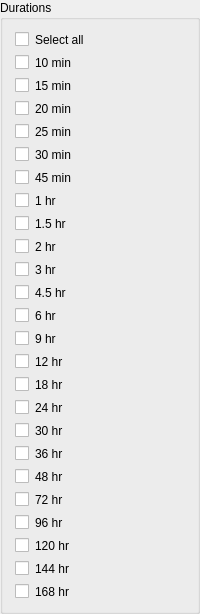
             <widget class="QGroupBox" name="duration_selection_block">
              <property name="title">
               <string>Durations</string>
              </property>
              <layout class="QVBoxLayout" name="verticalLayout_32">
               <item>
                <widget class="QCheckBox" name="dur_checkbox_select_all">
                 <property name="styleSheet">
                  <string notr="true">QCheckBox {
    padding: 1px;
}</string>
                 </property>
                 <property name="text">
                  <string>Select all</string>
                 </property>
                </widget>
               </item>
               <item>
                <widget class="QCheckBox" name="dur_checkbox_10min">
                 <property name="styleSheet">
                  <string notr="true">QCheckBox {
    padding: 1px;
}</string>
                 </property>
                 <property name="text">
                  <string>10 min</string>
                 </property>
                </widget>
               </item>
               <item>
                <widget class="QCheckBox" name="dur_checkbox_15min">
                 <property name="styleSheet">
                  <string notr="true">QCheckBox {
    padding: 1px;
}</string>
                 </property>
                 <property name="text">
                  <string>15 min</string>
                 </property>
                </widget>
               </item>
               <item>
                <widget class="QCheckBox" name="dur_checkbox_20min">
                 <property name="styleSheet">
                  <string notr="true">QCheckBox {
    padding: 1px;
}</string>
                 </property>
                 <property name="text">
                  <string>20 min</string>
                 </property>
                </widget>
               </item>
               <item>
                <widget class="QCheckBox" name="dur_checkbox_25min">
                 <property name="styleSheet">
                  <string notr="true">QCheckBox {
    padding: 1px;
}</string>
                 </property>
                 <property name="text">
                  <string>25 min</string>
                 </property>
                </widget>
               </item>
               <item>
                <widget class="QCheckBox" name="dur_checkbox_30min">
                 <property name="styleSheet">
                  <string notr="true">QCheckBox {
    padding: 1px;
}</string>
                 </property>
                 <property name="text">
                  <string>30 min</string>
                 </property>
                </widget>
               </item>
               <item>
                <widget class="QCheckBox" name="dur_checkbox_45min">
                 <property name="styleSheet">
                  <string notr="true">QCheckBox {
    padding: 1px;
}</string>
                 </property>
                 <property name="text">
                  <string>45 min</string>
                 </property>
                </widget>
               </item>
               <item>
                <widget class="QCheckBox" name="dur_checkbox_1hr">
                 <property name="styleSheet">
                  <string notr="true">QCheckBox {
    padding: 1px;
}</string>
                 </property>
                 <property name="text">
                  <string>1 hr</string>
                 </property>
                </widget>
               </item>
               <item>
                <widget class="QCheckBox" name="dur_checkbox_1_5hr">
                 <property name="styleSheet">
                  <string notr="true">QCheckBox {
    padding: 1px;
}</string>
                 </property>
                 <property name="text">
                  <string>1.5 hr</string>
                 </property>
                </widget>
               </item>
               <item>
                <widget class="QCheckBox" name="dur_checkbox_2hr">
                 <property name="styleSheet">
                  <string notr="true">QCheckBox {
    padding: 1px;
}</string>
                 </property>
                 <property name="text">
                  <string>2 hr</string>
                 </property>
                </widget>
               </item>
               <item>
                <widget class="QCheckBox" name="dur_checkbox_3hr">
                 <property name="styleSheet">
                  <string notr="true">QCheckBox {
    padding: 1px;
}</string>
                 </property>
                 <property name="text">
                  <string>3 hr</string>
                 </property>
                </widget>
               </item>
               <item>
                <widget class="QCheckBox" name="dur_checkbox_4_5hr">
                 <property name="styleSheet">
                  <string notr="true">QCheckBox {
    padding: 1px;
}</string>
                 </property>
                 <property name="text">
                  <string>4.5 hr</string>
                 </property>
                </widget>
               </item>
               <item>
                <widget class="QCheckBox" name="dur_checkbox_6hr">
                 <property name="styleSheet">
                  <string notr="true">QCheckBox {
    padding: 1px;
}</string>
                 </property>
                 <property name="text">
                  <string>6 hr</string>
                 </property>
                </widget>
               </item>
               <item>
                <widget class="QCheckBox" name="dur_checkbox_9hr">
                 <property name="styleSheet">
                  <string notr="true">QCheckBox {
    padding: 1px;
}</string>
                 </property>
                 <property name="text">
                  <string>9 hr</string>
                 </property>
                </widget>
               </item>
               <item>
                <widget class="QCheckBox" name="dur_checkbox_12hr">
                 <property name="styleSheet">
                  <string notr="true">QCheckBox {
    padding: 1px;
}</string>
                 </property>
                 <property name="text">
                  <string>12 hr</string>
                 </property>
                </widget>
               </item>
               <item>
                <widget class="QCheckBox" name="dur_checkbox_18hr">
                 <property name="styleSheet">
                  <string notr="true">QCheckBox {
    padding: 1px;
}</string>
                 </property>
                 <property name="text">
                  <string>18 hr</string>
                 </property>
                </widget>
               </item>
               <item>
                <widget class="QCheckBox" name="dur_checkbox_24hr">
                 <property name="styleSheet">
                  <string notr="true">QCheckBox {
    padding: 1px;
}</string>
                 </property>
                 <property name="text">
                  <string>24 hr</string>
                 </property>
                </widget>
               </item>
               <item>
                <widget class="QCheckBox" name="dur_checkbox_30hr">
                 <property name="styleSheet">
                  <string notr="true">QCheckBox {
    padding: 1px;
}</string>
                 </property>
                 <property name="text">
                  <string>30 hr</string>
                 </property>
                </widget>
               </item>
               <item>
                <widget class="QCheckBox" name="dur_checkbox_36hr">
                 <property name="styleSheet">
                  <string notr="true">QCheckBox {
    padding: 1px;
}</string>
                 </property>
                 <property name="text">
                  <string>36 hr</string>
                 </property>
                </widget>
               </item>
               <item>
                <widget class="QCheckBox" name="dur_checkbox_48hr">
                 <property name="styleSheet">
                  <string notr="true">QCheckBox {
    padding: 1px;
}</string>
                 </property>
                 <property name="text">
                  <string>48 hr</string>
                 </property>
                </widget>
               </item>
               <item>
                <widget class="QCheckBox" name="dur_checkbox_72hr">
                 <property name="styleSheet">
                  <string notr="true">QCheckBox {
    padding: 1px;
}</string>
                 </property>
                 <property name="text">
                  <string>72 hr</string>
                 </property>
                </widget>
               </item>
               <item>
                <widget class="QCheckBox" name="dur_checkbox_96hr">
                 <property name="styleSheet">
                  <string notr="true">QCheckBox {
    padding: 1px;
}</string>
                 </property>
                 <property name="text">
                  <string>96 hr</string>
                 </property>
                </widget>
               </item>
               <item>
                <widget class="QCheckBox" name="dur_checkbox_120hr">
                 <property name="styleSheet">
                  <string notr="true">QCheckBox {
    padding: 1px;
}</string>
                 </property>
                 <property name="text">
                  <string>120 hr</string>
                 </property>
                </widget>
               </item>
               <item>
                <widget class="QCheckBox" name="dur_checkbox_144hr">
                 <property name="styleSheet">
                  <string notr="true">QCheckBox {
    padding: 1px;
}</string>
                 </property>
                 <property name="text">
                  <string>144 hr</string>
                 </property>
                </widget>
               </item>
               <item>
                <widget class="QCheckBox" name="dur_checkbox_168hr">
                 <property name="styleSheet">
                  <string notr="true">QCheckBox {
    padding: 1px;
}</string>
                 </property>
                 <property name="text">
                  <string>168 hr</string>
                 </property>
                </widget>
               </item>
              </layout>
             </widget>
